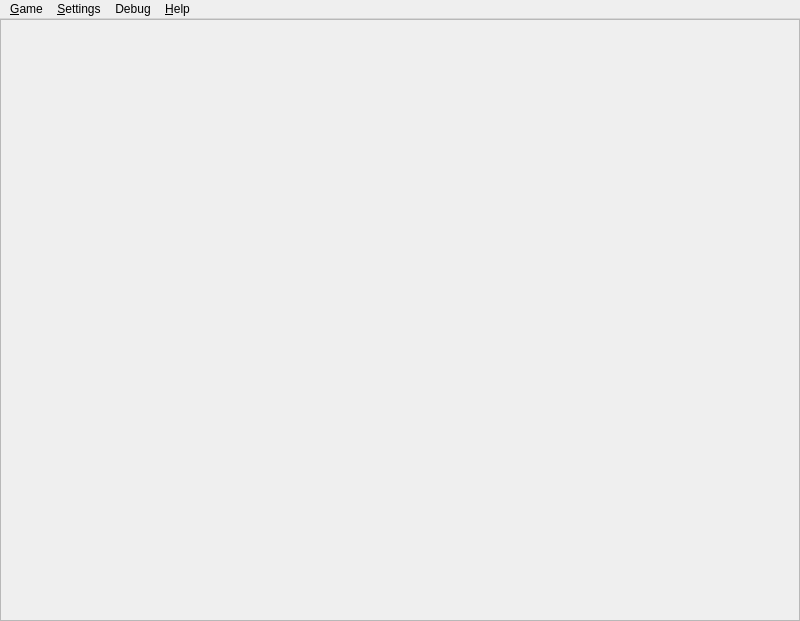
<?xml version="1.0" encoding="UTF-8"?>
<ui version="4.0">
 <class>CarrotQt5Class</class>
 <widget class="QMainWindow" name="CarrotQt5Class">
  <property name="geometry">
   <rect>
    <x>0</x>
    <y>0</y>
    <width>800</width>
    <height>621</height>
   </rect>
  </property>
  <property name="minimumSize">
   <size>
    <width>320</width>
    <height>200</height>
   </size>
  </property>
  <property name="maximumSize">
   <size>
    <width>2560</width>
    <height>1920</height>
   </size>
  </property>
  <property name="sizeIncrement">
   <size>
    <width>0</width>
    <height>0</height>
   </size>
  </property>
  <property name="baseSize">
   <size>
    <width>800</width>
    <height>621</height>
   </size>
  </property>
  <property name="windowTitle">
   <string>Project Carrot</string>
  </property>
  <property name="windowIcon">
   <iconset>
    <normaloff>Data/Assets/carrot.gif</normaloff>Data/Assets/carrot.gif</iconset>
  </property>
  <widget class="QWidget" name="centralWidget">
   <property name="minimumSize">
    <size>
     <width>320</width>
     <height>200</height>
    </size>
   </property>
   <layout class="QHBoxLayout" name="horizontalLayout">
    <property name="leftMargin">
     <number>0</number>
    </property>
    <property name="topMargin">
     <number>0</number>
    </property>
    <property name="rightMargin">
     <number>0</number>
    </property>
    <property name="bottomMargin">
     <number>0</number>
    </property>
    <item>
     <widget class="QFrame" name="mainFrame">
      <property name="minimumSize">
       <size>
        <width>320</width>
        <height>200</height>
       </size>
      </property>
      <property name="maximumSize">
       <size>
        <width>2560</width>
        <height>1920</height>
       </size>
      </property>
      <property name="frameShape">
       <enum>QFrame::StyledPanel</enum>
      </property>
      <property name="frameShadow">
       <enum>QFrame::Raised</enum>
      </property>
     </widget>
    </item>
   </layout>
  </widget>
  <widget class="QMenuBar" name="menuBar">
   <property name="geometry">
    <rect>
     <x>0</x>
     <y>0</y>
     <width>800</width>
     <height>19</height>
    </rect>
   </property>
   <widget class="QMenu" name="menuGame">
    <property name="title">
     <string>&amp;Game</string>
    </property>
    <addaction name="action_Pause"/>
    <addaction name="action_Return_to_Main_Menu"/>
    <addaction name="separator"/>
    <addaction name="action_Exit"/>
   </widget>
   <widget class="QMenu" name="menu_Settings">
    <property name="title">
     <string>&amp;Settings</string>
    </property>
    <addaction name="action_pending"/>
   </widget>
   <widget class="QMenu" name="menu_Help">
    <property name="tearOffEnabled">
     <bool>false</bool>
    </property>
    <property name="title">
     <string>&amp;Help</string>
    </property>
    <addaction name="action_Home_Page"/>
    <addaction name="action_Online_Help"/>
    <addaction name="separator"/>
    <addaction name="action_About_Qt_5"/>
    <addaction name="action_About_Project_Carrot"/>
   </widget>
   <widget class="QMenu" name="menuDebug">
    <property name="title">
     <string>Debug</string>
    </property>
    <addaction name="debug_music"/>
    <addaction name="debug_ammo"/>
    <addaction name="debug_health"/>
    <addaction name="debug_masks"/>
    <addaction name="debug_gravity"/>
    <addaction name="debug_lighting"/>
   </widget>
   <addaction name="menuGame"/>
   <addaction name="menu_Settings"/>
   <addaction name="menuDebug"/>
   <addaction name="menu_Help"/>
  </widget>
  <action name="action_Home_Page">
   <property name="text">
    <string>&amp;Home Page</string>
   </property>
  </action>
  <action name="action_Online_Help">
   <property name="enabled">
    <bool>false</bool>
   </property>
   <property name="text">
    <string>&amp;Online Help</string>
   </property>
  </action>
  <action name="action_About_Qt_5">
   <property name="text">
    <string>About &amp;Qt 5...</string>
   </property>
  </action>
  <action name="action_About_Project_Carrot">
   <property name="text">
    <string>&amp;About Project Carrot...</string>
   </property>
  </action>
  <action name="action_Pause">
   <property name="checkable">
    <bool>true</bool>
   </property>
   <property name="checked">
    <bool>false</bool>
   </property>
   <property name="enabled">
    <bool>false</bool>
   </property>
   <property name="text">
    <string>&amp;Pause</string>
   </property>
  </action>
  <action name="action_Exit">
   <property name="text">
    <string>&amp;Exit</string>
   </property>
  </action>
  <action name="action_pending">
   <property name="enabled">
    <bool>false</bool>
   </property>
   <property name="text">
    <string>(pending)</string>
   </property>
  </action>
  <action name="action_Return_to_Main_Menu">
   <property name="enabled">
    <bool>false</bool>
   </property>
   <property name="text">
    <string>&amp;Return to Main Menu</string>
   </property>
  </action>
  <action name="debug_music">
   <property name="text">
    <string>Load Music...</string>
   </property>
  </action>
  <action name="debug_ammo">
   <property name="text">
    <string>Fill Player 1 Ammo</string>
   </property>
  </action>
  <action name="debug_health">
   <property name="text">
    <string>Fill Player 1 Hearts</string>
   </property>
  </action>
  <action name="debug_masks">
   <property name="checkable">
    <bool>true</bool>
   </property>
   <property name="text">
    <string>Draw Collision Data</string>
   </property>
  </action>
  <action name="debug_gravity">
   <property name="text">
    <string>Set Gravity...</string>
   </property>
  </action>
  <action name="debug_lighting">
   <property name="text">
    <string>Set Lighting...</string>
   </property>
  </action>
 </widget>
 <layoutdefault spacing="6" margin="11"/>
 <resources>
  <include location="carrotqt5.qrc"/>
 </resources>
 <connections>
  <connection>
   <sender>action_Exit</sender>
   <signal>triggered()</signal>
   <receiver>CarrotQt5Class</receiver>
   <slot>close()</slot>
   <hints>
    <hint type="sourcelabel">
     <x>-1</x>
     <y>-1</y>
    </hint>
    <hint type="destinationlabel">
     <x>399</x>
     <y>299</y>
    </hint>
   </hints>
  </connection>
 </connections>
</ui>
